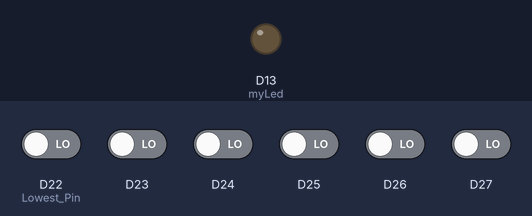
This sketch was run on a simulated Arduino Due. Parts: output pins drawn as LEDs (lit = HIGH). Inputs (shaded band) come from the test bench; at power-on: D22 (Lowest_Pin), D23–27 LOW. What the sketch prints to the serial monitor is not drawn.

Above: at 0.2 s.
At 1.4 s:
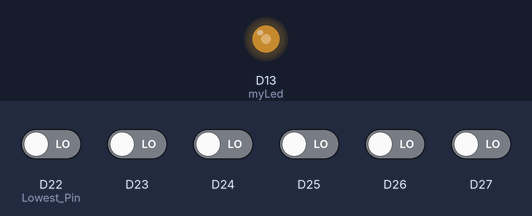
1.5 s: D22 (Lowest_Pin) driven HIGH
3.0 s: D22 (Lowest_Pin) driven LOW
Timing chart, 0 to 6.0 s (numbered marks = the images above; inputs shaded):
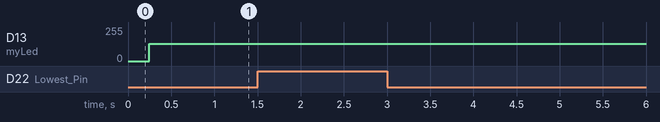

The sketch:

project_MIDIUSB_write.ino
```cpp
// ver 1.6 added bias and did final test on jig
// ver 1.5 4-5-2025 fix program flow bug.
// This version is ready for input test. Adjust pin count define to running pins.
// ver 1.0 3-20-2025

// Modified USB and MIDI code for project from Arduino.cc
//  project_MIDIUSB_write.ino
// A simple example based on open source USB Midi software from Arduino..
// Will be incomplete, very rough semi-functional allowing students to complete and refine.
// It may even have some bugs to fix.
// This simple code is using ANSI standard C. It is used in mission-critical software. Very reliable.
// https://en.wikipedia.org/wiki/ANSI_C
//
// The windows, mac and linux IDE ( integrated development enviromnent ) is found here:
// https://www.arduino.cc/en/software
//
// The embedded microcontroller is a Atmel SAM3X8E ARM Cortex-M3 CPU is on the Arduino DUE.
// It is the is the USB 'Device'. This is a good starting point for learning ARM basics.
// https://docs.arduino.cc/hardware/due/
// https://ww1.microchip.com/downloads/en/DeviceDoc/Atmel-11057-32-bit-Cortex-M3-Microcontroller-SAM3X-SAM3A_Datasheet.pdf
// note: Microchip inc has merged with Atmel
//
// An open source software based subtractive synthesizer 'SURGE XT' is the USB 'Host'.
// https://surge-synthesizer.github.io/
// note: the Surge synthesizer usb cable should be unplugged prior to DUE flash programming/debugging.
// Then plug back in, then In surge re-select the DUE midi port.
// I used a usb hub so the connectors on laptop or arduino do not wear out. Other OS its unnecessary.
// The final version will not have programming cable so all of this will be unnecessary.
// It seems to be a W11 thing. Prior to updates in W11 OS this were worked properly.
//
// Any midi synth may be used.
//
// See app notes on patches (sounds) compatable with percussion etc.
// Many keyboard style patches are simply not compatable
// due to excessive attack times in ADSR settings (Attack - Delay - Sustain - Release)
// A percussion patch should have fast Attack, everything else optional

#include <Arduino.h>  // default installed library
#include <MIDIUSB.h>  // add-on from arduino
#include <DueTimer.h> // add-on from arduino
// the add-on librarys are part of the IDE window on left bar. Just select 'add library' and install

// MIDI command structure used in example
// First parameter is the event type (0x09 = note on, 0x08 = note off).
// Second parameter is note-on/note-off, combined with the channel.
// Channel can be anything between 0-15. Typically reported to the user as 1-16.
// Third parameter is the note number (48 = middle C).
// Fourth parameter is the velocity (64 = normal, 127 = fastest).

int myLed = 13; // on board user debug led used by timer indicator
int Tick =0;  // Global tick, Dont care if it overflows, only a change is used.
int LastTick =0;

//global variables 0-69  (70 minus 1) is highest DIO assignment to be used. 70 is a pad int for safety.
// unused inputs should have a pull down resistor to mininize on-chip noise.
//
// internal pullups INPUT_PULLUPS could be used during init but the progran structure would change.
// and the piezeo element cannot drive the pullups directly.
//
//
// Debounce time 50ms
#define deBounce 75 // *** TBD
#define DEBUG // to run debug code blocks
#define OFFSET 48 // pin to midi offset. No boundry check are made in code!

#define Highest_Pin 28 // hi pin + 1, 2 pin testing
#define Lowest_Pin 22
// an array more useable than a 'structure'. Sort of a 'state machine'
int idle[Highest_Pin]; // input is idle, no action taken
int note_running[Highest_Pin]; //true false flag , is note running ?
int last_capture[Highest_Pin]; // keep a count of interrupt 1ms
int mton_count[Highest_Pin];  // min time on before turning off after triggered, a constant set during setup.
int PinTmp=0;


bool ledOn = false; // debug global variable

void noteOn(byte channel, byte pitch, byte velocity) {
  midiEventPacket_t noteOn = {0x09, 0x90 | channel, pitch, velocity};
  MidiUSB.sendMIDI(noteOn);
}

void noteOff(byte channel, byte pitch, byte velocity) {
  midiEventPacket_t noteOff = {0x08, 0x80 | channel, pitch, velocity};
  MidiUSB.sendMIDI(noteOff);
}

void setup() {
    delay(100); //startup safety
    int i;
  for ( i=Lowest_Pin; i<Highest_Pin; i++ ) //using DIO pin numbers for clarity D22 - D69 , do not use the programmable pullups.
  {
     pinMode(i, INPUT); delay(1); // note: delay is a blocking function.
     } // All these now inputs, slight delay between writes as the control sect are clocked.

  // and initalize data used
for ( i=Lowest_Pin; i<Highest_Pin; i++) //
{
idle[i]= 1; // inital state is idle
note_running[i] = 0; //true false , is note running ?
last_capture[i] = 0;;  // min time on before turning off, this in a input debounce scheme
}


// set up timer
	pinMode(myLed, OUTPUT);
	Timer3.attachInterrupt(myHandler);
	Timer3.start(1000); // interrupts every 1 millisecond ( 1,000 microseconds )

// set up debug port
  Serial.begin(115200);
    delay(100); //  Delay for uart clock

}

//interrupt timer 1ms

void myHandler(){
  Tick++; // Global variable
}

// Not used, maybe later
// First parameter is the event type (0x0B = control change).
// Second parameter is the event type, combined with the channel.
// Third parameter is the control number number (0-119).
// Fourth parameter is the control value (0-127).
void controlChange(byte channel, byte control, byte value) {
  midiEventPacket_t event = {0x0B, 0xB0 | channel, control, value};
  MidiUSB.sendMIDI(event);
}


// Never ending main loop
void loop() {
  int Statetmp; // local variable in loop
  int i;

  while(1)
  {  // never exits, if it does the software is broken
	ledOn = !ledOn; // debug led , measure frequency of loop on LED
	digitalWrite(myLed, ledOn); // Led on, off, on, off...

  for ( i=Lowest_Pin; i<Highest_Pin; i++ ) //using DIO pin numbers for clarity
  {
    PinTmp = i; // Global tmp
    Statetmp = digitalRead(i);  // chech if hi
    if(  (Statetmp == 1) && (note_running[i]==0)  ){ //note went on, send to midi
      idle[i]=0; // note is engaged, not idle
      note_running[i]= 1; //
      last_capture[i] = 0; //reset
      noteOn(0, ((byte)i + OFFSET), 64);   // MIDI Channel 0, C, normal velocity. manual test, range check later
      MidiUSB.flush(); //this may not be necessary. have to look at flush code.

      #ifdef DEBUG
      Serial.print("Sending note on ");
      Serial.println(((byte)i + OFFSET),DEC);
      #endif
    }
  }
 // Check for pin Low and note time out
   for ( i=Lowest_Pin; i<Highest_Pin; i++ ) //using DIO pin numbers for clarity
  {
    Statetmp = digitalRead(i);
    if ((Statetmp == 0 ) && (last_capture[i] >= deBounce) ){ // debounce time expired and pin is low.
      idle[i]=1; // input is now idle
      last_capture[i] = 0; // reset
      note_running[i]= 0; // reset too
      noteOff(0, ((byte)i + OFFSET), 64);  // Channel 0 (ch one in people speak), C, normal velocit
      MidiUSB.flush(); //this may not be necessary. have to look at flush code.

      #ifdef DEBUG
      Serial.print("Sending note off ");
      Serial.println(((byte)i + OFFSET),DEC);
      #endif
    }
  }


    if(Tick != LastTick) // one ms background timer
    { // 1ms timer capture update
      LastTick = Tick; // update tick
          for ( i=Lowest_Pin; i<Highest_Pin; i++ ) //using DIO pin numbers for clarity
      {
      if ( idle[i] != 1) last_capture[i]++; // only increment if not idle
      }
    }

} //inner forever loop

  Serial.println("Program failed out of main loop");

  }// main
```

Measured:
- after the input at 1.5 s, every drawn part: stays the same
- after the input at 3.0 s, every drawn part: stays the same
